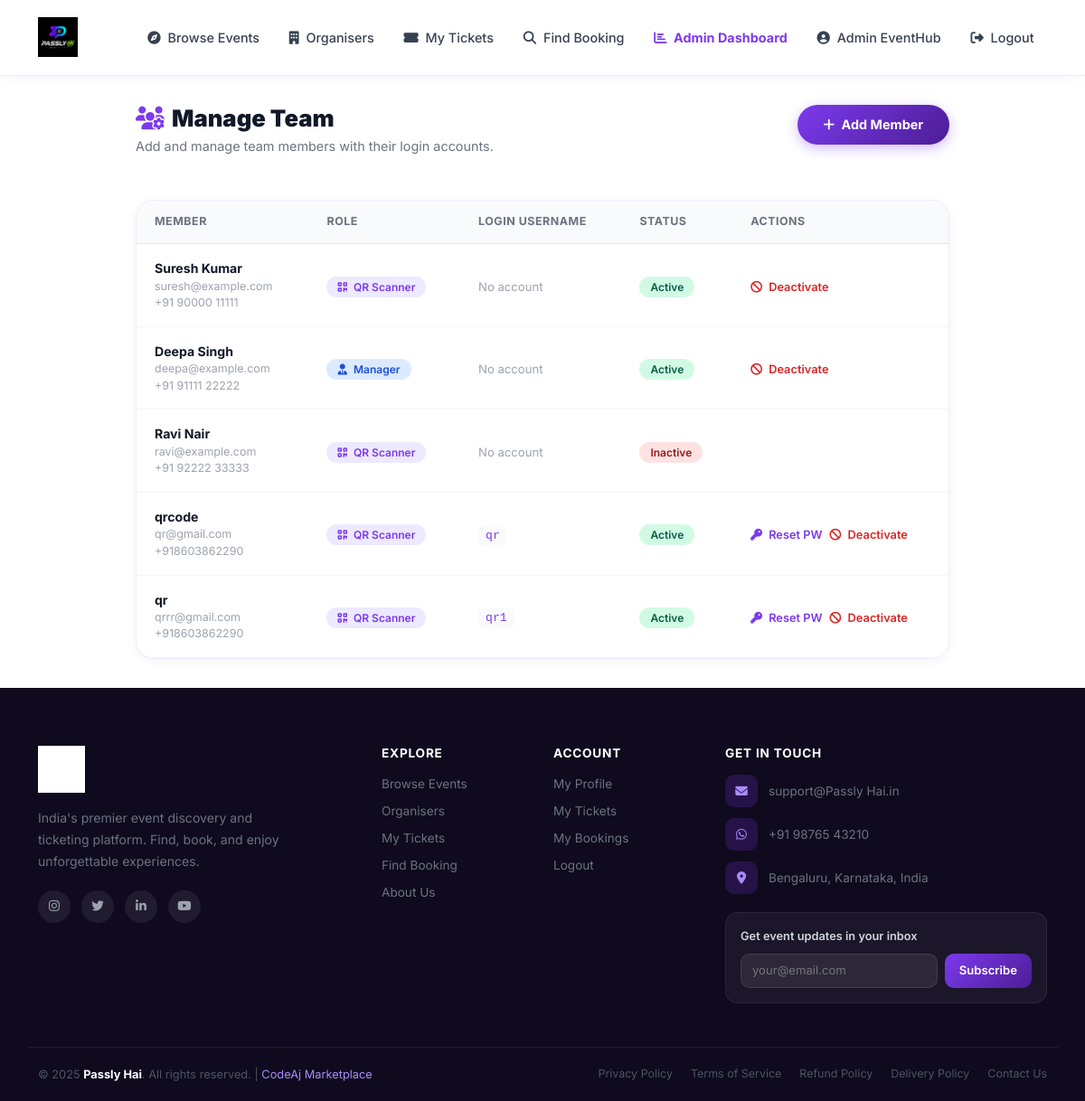
/team/ (signed in), run on an earlier commit of the app's database.
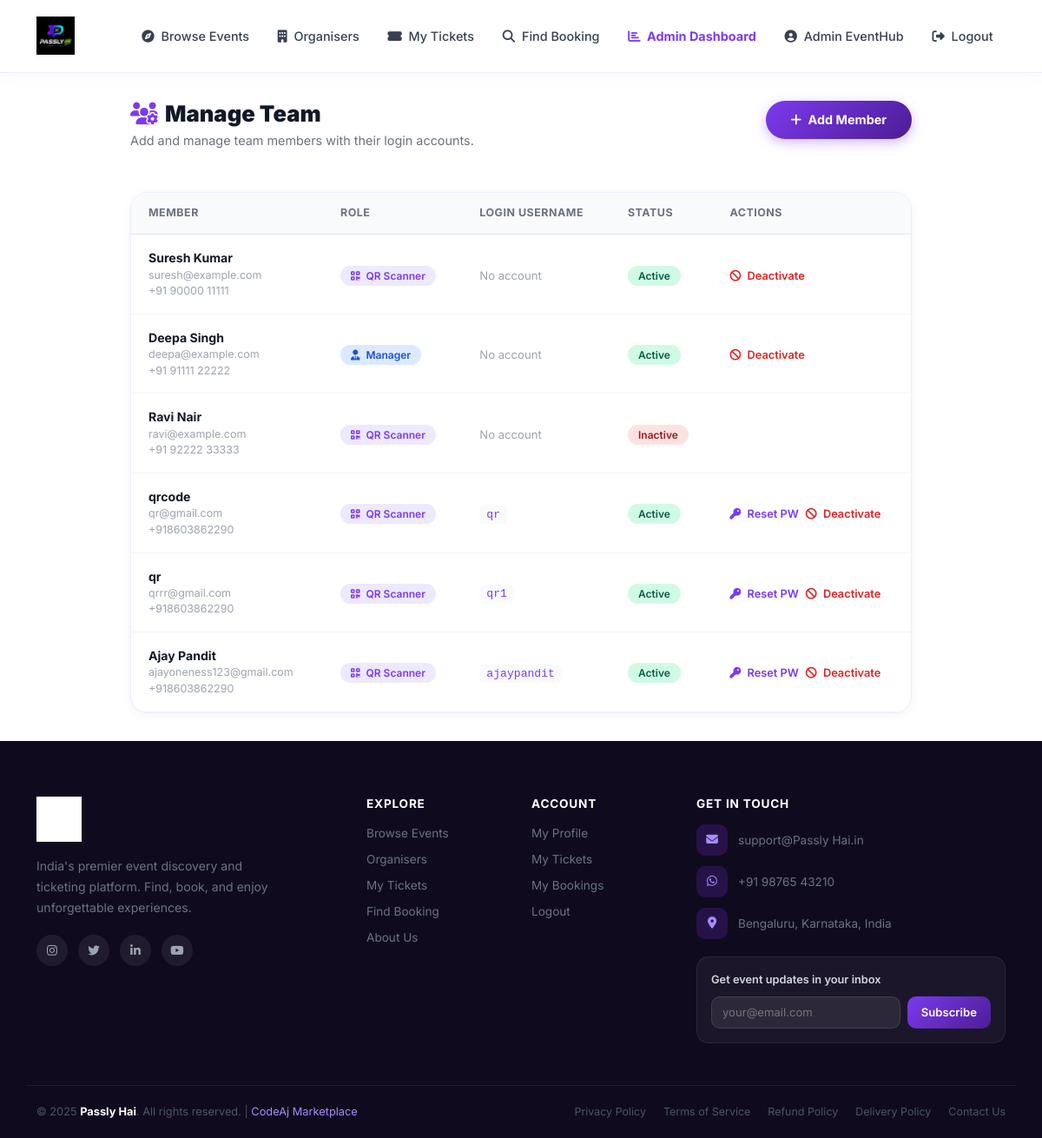
And on a later commit of the database.
### events/models.py (models this page shows, shortened)
class TeamMember(models.Model):
    ROLE_CHOICES = [
        ('verifier', 'Ticket Verifier / QR Scanner'),
        ('manager', 'Event Manager'),
        ('support', 'Support Staff'),
    ]
    organizer = models.ForeignKey(
        User, on_delete=models.CASCADE, related_name='team_members'
    )
    user = models.OneToOneField(
        User, on_delete=models.SET_NULL, null=True, blank=True,
        related_name='team_member_profile',
        verbose_name='Linked Login Account',
        help_text='Django user account for this team member to log in'
    )
    name = models.CharField(max_length=100)
    email = models.EmailField()
    phone = models.CharField(max_length=15, blank=True)
    role = models.CharField(max_length=20, choices=ROLE_CHOICES, default='verifier')
    is_active = models.BooleanField(default=True)
    created_at = models.DateTimeField(auto_now_add=True)
    class Meta:
        verbose_name = 'Team Member'
        verbose_name_plural = 'Team Members'

### events/views.py (the view, shortened to what this page needs)
# urls.py: path('team/', views.manage_team, name='manage_team'),
@login_required
def manage_team(request):
    if not request.user.is_staff:
        try:
            organizer = request.user.organizer_profile
        except OrganizerProfile.DoesNotExist:
            messages.error(request, 'Access denied.')
            return redirect('event_list')
    if request.user.is_staff:
        organizer_filter = request.GET.get('organizer')
        if organizer_filter:
            team_members = TeamMember.objects.filter(organizer__username=organizer_filter)
        else:
            team_members = TeamMember.objects.all().select_related('organizer', 'user')
    else:
        team_members = TeamMember.objects.filter(organizer=request.user).select_related('user')
    return render(request, 'events/manage_team.html', {'team_members': team_members})

### events/templates/events/manage_team.html (shortened to what the changed rows need)
{% extends 'events/base.html' %}
{% block content %}
<div style="max-width:900px;margin:0 auto;">
    <div style="display:flex;justify-content:space-between;align-items:flex-start;flex-wrap:wrap;gap:1rem;margin-bottom:2rem;">
        <div>
            <h1 style="font-size:1.6rem;font-weight:900;color:#111827;margin-bottom:.3rem;">
                <i class="fas fa-users-cog me-2" style="color:#7C3AED;"></i>Manage Team
            </h1>
        </div>
    </div>
    {% if team_members %}
    <div class="card" style="padding:0;overflow:hidden;">
        <div style="overflow-x:auto;">
            <table style="width:100%;border-collapse:collapse;">
                <thead>
                    <tr style="background:#F9FAFB;border-bottom:1px solid #E5E7EB;">
                        <th style="padding:.9rem 1.25rem;font-size:.78rem;font-weight:700;color:#6B7280;text-transform:uppercase;letter-spacing:.5px;text-align:left;">Member</th>
                        <th style="padding:.9rem 1.25rem;font-size:.78rem;font-weight:700;color:#6B7280;text-transform:uppercase;letter-spacing:.5px;text-align:left;">Role</th>
                        <th style="padding:.9rem 1.25rem;font-size:.78rem;font-weight:700;color:#6B7280;text-transform:uppercase;letter-spacing:.5px;text-align:left;">Login Username</th>
                        <th style="padding:.9rem 1.25rem;font-size:.78rem;font-weight:700;color:#6B7280;text-transform:uppercase;letter-spacing:.5px;text-align:left;">Status</th>
                        <th style="padding:.9rem 1.25rem;font-size:.78rem;font-weight:700;color:#6B7280;text-transform:uppercase;letter-spacing:.5px;text-align:left;">Actions</th>
                    </tr>
                </thead>
                <tbody>
                    {% for member in team_members %}
                    <tr style="border-bottom:1px solid #F3F4F6;">
                        <td style="padding:1rem 1.25rem;">
                            <div style="font-weight:700;color:#111827;font-size:.88rem;">{{ member.name }}</div>
                            <div style="font-size:.78rem;color:#9CA3AF;">{{ member.email }}</div>
                            {% if member.phone %}<div style="font-size:.78rem;color:#9CA3AF;">{{ member.phone }}</div>{% endif %}
                        </td>
                        <td style="padding:1rem 1.25rem;">
                            {% if member.role == 'verifier' %}
                            <span style="background:#EDE9FE;color:#7C3AED;padding:.25rem .75rem;border-radius:50px;font-size:.75rem;font-weight:600;">
                                <i class="fas fa-qrcode me-1"></i> QR Scanner
                            </span>
                            {% elif member.role == 'manager' %}
                            <span style="background:#DBEAFE;color:#1D4ED8;padding:.25rem .75rem;border-radius:50px;font-size:.75rem;font-weight:600;">
                                <i class="fas fa-user-tie me-1"></i> Manager
                            </span>
                            {% else %}
                            <span style="background:#F3F4F6;color:#6B7280;padding:.25rem .75rem;border-radius:50px;font-size:.75rem;font-weight:600;">
                                <i class="fas fa-headset me-1"></i> Support
                            </span>
                            {% endif %}
                        </td>
                        <td style="padding:1rem 1.25rem;">
                            {% if member.user %}
                            <code style="background:#F9FAFB;padding:.2rem .5rem;border-radius:6px;font-size:.82rem;color:#7C3AED;">{{ member.user.username }}</code>
                            {% else %}
                            <span style="color:#9CA3AF;font-size:.82rem;">No account</span>
                            {% endif %}
                        </td>
                        <td style="padding:1rem 1.25rem;">
                            {% if member.is_active %}
                            <span style="background:#D1FAE5;color:#065F46;padding:.25rem .75rem;border-radius:50px;font-size:.75rem;font-weight:600;">Active</span>
                            {% else %}
                            <span style="background:#FEE2E2;color:#991B1B;padding:.25rem .75rem;border-radius:50px;font-size:.75rem;font-weight:600;">Inactive</span>
                            {% endif %}
                        </td>
                        <td style="padding:1rem 1.25rem;">
                            <div style="display:flex;gap:.5rem;flex-wrap:wrap;align-items:center;">
                            {% if member.user %}
                            <form method="post" style="display:inline;">
                                <button type="submit" style="background:none;border:none;color:#7C3AED;font-size:.8rem;font-weight:600;cursor:pointer;padding:0;"
                                        onclick="return confirm('Reset password for {{ member.name }}? A new password will be generated.')">
                                    <i class="fas fa-key me-1"></i> Reset PW
                                </button>
                            </form>
                            {% endif %}
                            {% if member.is_active %}
                            <form method="post" style="display:inline;">
                                <button type="submit" style="background:none;border:none;color:#DC2626;font-size:.8rem;font-weight:600;cursor:pointer;padding:0;"
                                        onclick="return confirm('Deactivate {{ member.name }}?')">
                                    <i class="fas fa-ban me-1"></i> Deactivate
                                </button>
                            </form>
                            {% endif %}
                            </div>
                        </td>
                    </tr>
                    {% endfor %}
                </tbody>
            </table>
        </div>
    </div>
    {% endif %}
</div>
{% endblock %}

What changed in the data, as far as the page shows it:
added TeamMember: name "Ajay Pandit", email "ajayoneness123@gmail.com", phone "+918603862290", role "verifier" (drawn), user.username "ajaypandit", is_active "Active"
